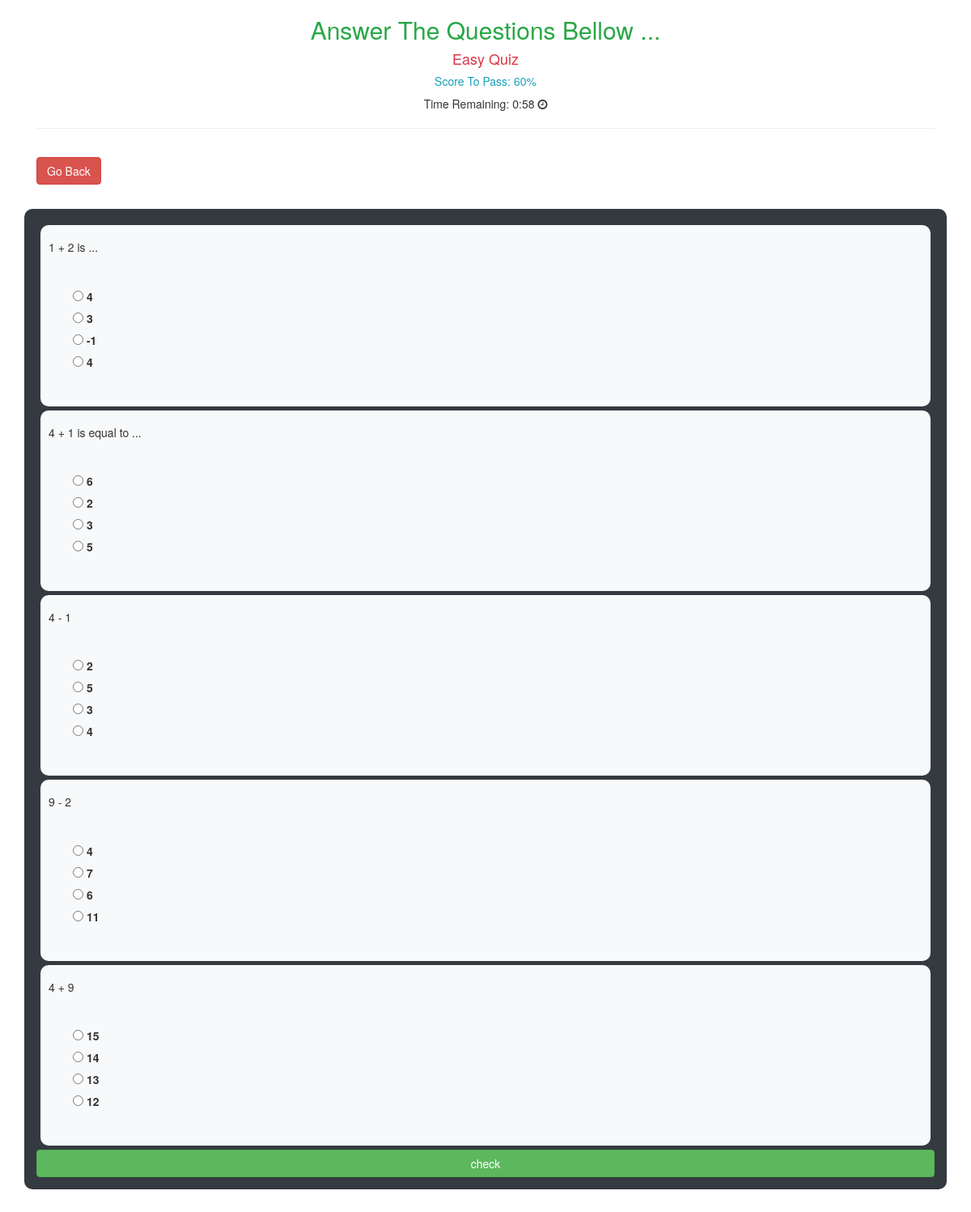
The page /1 (signed in) on the database its author committed.
### quiz/models.py (models this page shows, shortened)
class Quiz( models.Model ):
    name = models.CharField( max_length=100 )
    difficulty = models.CharField( choices=choices, max_length=100 )
    number_of_questions = models.IntegerField( default=0, help_text='number of questions for quiz' )
    min_score = models.IntegerField( default=0, help_text='min score you need to pass the quiz.' )
    required_time = models.IntegerField()

class Question( models.Model ):
    question_text = models.CharField( max_length=250 )
    quiz = models.ForeignKey( Quiz, on_delete=models.CASCADE )

class Answer( models.Model ):
    question = models.ForeignKey( Question, on_delete=models.CASCADE )
    is_correct = models.BooleanField( default=False )
    answer_text = models.CharField( max_length=200 )

### quiz/views.py (the view)
# urls.py: path( '<int:quiz_id>', quizView, name='quiz' ),
@login_required
def quizView(request, *args, **kwargs):
    quiz_id = kwargs['quiz_id']
    quiz = Quiz.objects.filter( id=quiz_id ).first()
    questions = quiz.question_set.all()
    context = {'quiz': quiz, 'questions': questions}
    return render( request, 'quiz/quiz-page.html', context )

### quiz/templates/quiz/quiz-page.html (shortened to what this page needs)
{% extends 'shared/_MainLayout.html' %}
{% block content %}
    <div class="container">
        <h2 class="text-center text-success">Answer The Questions Bellow ...</h2>
        <h4 class="text-center text-danger">{{ quiz.difficulty|title }} Quiz</h4>
        <h5 class="text-center text-info">Score To Pass: {{ quiz.min_score|title }}%</h5>
        <p class="text-center">Time Remaining: <span id="minutes"></span>:<span id="seconds"></span> <i
                class="fa fa-clock-o"></i></p>
        <hr>
    </div>
    <div class="container mt-4 mb-5">
        <a href="{% url 'quiz:home-view' %}" class="btn btn-danger">Go Back</a>
    </div>
    <div class="container bg-dark p-4 mb-5" id="questions-div">
        <form method="post" id="quiz-form" action="{% url 'quiz:quiz-check' quiz.id %}" novalidate>
            {% for question in questions %}
                <div class="p-3 m-2 bg-light question">
                    <div>
                        <h5>{{ question.question_text }}</h5>
                    </div>
                    <div class="p-5">
                        {% for ans in question.answer_set.all %}
                            <div class="d-block">
                                <input type="radio" class="mt-2 ans" name="{{ ans.question.question_text }}"
                                       value="{{ ans.answer_text }}">
                                <label for="{{ ans.question.question_text }}">{{ ans.answer_text }}</label>
                            </div>
                        {% endfor %}
                    </div>
                </div>
            {% endfor %}
            <button type="submit" class="btn btn-block btn-success" id="check-btn">check</button>
        </form>
    </div>
{% endblock %}

### templates/shared/_MainLayout.html (shortened to what this page needs)
{% load static %}
<!DOCTYPE html>
<html lang="en">
<head>
    {% include 'shared/_Header.html' %}
</head>
<body>
{% block content %}
{% endblock %}
</body>
</html>

### templates/shared/_Header.html (shortened to what this page needs)
{% load static %}
<link rel="stylesheet" href="https://cdn.jsdelivr.net/npm/bootstrap@4.6.1/dist/css/bootstrap.min.css"
>
<link rel="stylesheet" href="https://cdnjs.cloudflare.com/ajax/libs/font-awesome/4.7.0/css/font-awesome.min.css">
<link rel="stylesheet" href="https://maxcdn.bootstrapcdn.com/bootstrap/3.3.7/css/bootstrap.min.css">
<link rel="stylesheet" href="{% static 'css/style.css' %}">

### static/css/style.css (style rules this page uses)
a { text-decoration: none; }
#questions-div { border-radius: 10px; }
.question { border-radius: 10px; }

### rows shown on the page
Quiz: difficulty "Easy", min_score "60"
Question: question_text "1 + 2 is ..."
Answer: answer_text "4"
Answer: answer_text "3"
Answer: answer_text "-1"
Answer: answer_text "4"
Question: question_text "4 + 1 is equal to ..."
Answer: answer_text "6"
Answer: answer_text "2"
Answer: answer_text "3"
Answer: answer_text "5"
Question: question_text "4 - 1"
Answer: answer_text "2"
Answer: answer_text "5"
Answer: answer_text "3"
Answer: answer_text "4"
Question: question_text "9 - 2"
Answer: answer_text "4"
Answer: answer_text "7"
Answer: answer_text "6"
Answer: answer_text "11"
Question: question_text "4 + 9"
Answer: answer_text "15"
Answer: answer_text "14"
Answer: answer_text "13"
Answer: answer_text "12"
